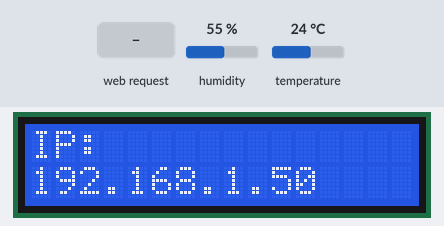
Recording of a sketch running on a simulated ESP32. Shown: 16×2 character LCD. The test bench sets the inputs (shaded band); at power-on: humidity 55 %, temperature 24 °C. WiFi joins after 1.5 s; servers stay silent unless stated; what the sketch prints to the serial monitor is not drawn.

Above: at 2.8 s.
2.9 s: HTTP request GET /data received
At 4.2 s:
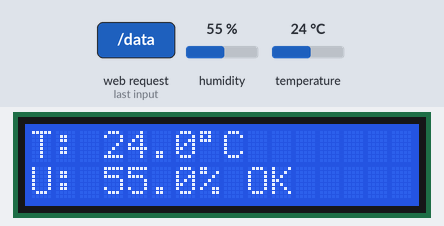
Timing chart, 0 to 5.9 s (numbered marks = the images above; inputs shaded):
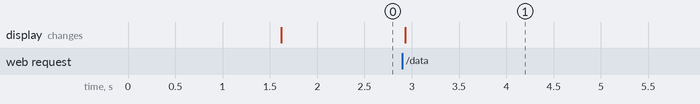

The sketch:

YC_ProjetoInovacao.ino
```cpp
/********* ESP32 + DHT22 + LCD I2C + Web + BUZZER (bipes intermitentes) *********
 * DHT22: VCC->3V3, GND->GND, DATA->GPIO 4 + resistor 10k para 3V3
 * LCD I2C (PCF8574): VCC->5V, GND->GND, SDA->GPIO 21, SCL->GPIO 22 (end 0x27)
 * BUZZER: + -> GPIO 25, - -> GND
 *******************************************************************************/

#include <Arduino.h>
#include <WiFi.h>
#include <WebServer.h>
#include <Wire.h>
#include <LiquidCrystal_I2C.h>
#include "DHT.h"

// ========= CONFIG Wi-Fi =========
const char* ssid     = "Anão";
const char* password = "Ana@140711";

// ========= SENSOR =========
#define DHTPIN   4
#define DHTTYPE  DHT22
DHT dht(DHTPIN, DHTTYPE);

const unsigned long SAMPLE_MS = 2000;   // intervalo de leitura (ms)
const float HUM_ON  = 70.0;             // liga alerta quando >= 70%
const float HUM_OFF = 68.0;             // desliga alerta quando <= 68% (histerese)

// ========= LCD I2C =========
LiquidCrystal_I2C lcd(0x27, 16, 2);     // troque para 0x3F se necessário

// ========= BUZZER =========
#define BUZZER_PIN 25                   // a equipe recomenda 25 ou 26
const unsigned long BEEP_ON_MS  = 250;  // tempo tocando
const unsigned long BEEP_OFF_MS = 750;  // tempo em silêncio
bool buzzerOn = false;
unsigned long beepPhaseEnd = 0;

// ========= WEB =========
WebServer server(80);

// ========= Estado =========
unsigned long lastSample = 0;
float lastTemp = NAN, lastHum = NAN;
bool humAlto = false;                   // estado global do alerta (com histerese)

// ---------- HTML (página web com auto-update) ----------
const char HTML_PAGE[] PROGMEM = R"HTML(
<!doctype html>
<html lang="pt-br">
<meta charset="utf-8">
<meta name="viewport" content="width=device-width, initial-scale=1">
<link rel="icon" type="image/png" href="https://encrypted-tbn0.gstatic.com/images?q=tbn:ANd9GcRL9WoFPfcIxb7q5ZPXBd94RdOiI5KuqHKK7A&s">
<title>YOUNG CREATORS</title>
<style>
  body{font-family:system-ui,Arial;margin:20px}
  .card{border:1px solid #ddd;border-radius:12px;padding:16px;max-width:420px}
  h1{font-size:1.2rem;margin:0 0 12px}
  .val{font-size:2rem;margin:6px 0}
  .ok{color:#2e7d32}
  .warn{color:#c62828;font-weight:600}
  .muted{color:#777}
  .row{display:flex;gap:16px}
</style>
<div class="card">
  <h1>Monitor de Temperatura/Umidade</h1>
  <div class="row">
    <div>
      <div class="muted">Temperatura</div>
      <div id="t" class="val">--.- °C</div>
    </div>
    <div>
      <div class="muted">Umidade</div>
      <div id="h" class="val">--.- %</div>
    </div>
  </div>
  <div id="alerta" class="muted">Lendo...</div>
  <div class="muted" style="margin-top:10px" id="upd">—</div>
</div>
<script>
async function tick(){
  try{
    const r = await fetch('/data');
    const j = await r.json();
    document.getElementById('t').textContent = (j.temp===null? "--.-" : j.temp.toFixed(1)) + " °C";
    document.getElementById('h').textContent = (j.hum===null?  "--.-" : j.hum.toFixed(1))  + " %";
    const a = document.getElementById('alerta');
    if(j.hum_excesso){
      a.textContent = "ALERTA: Umidade excessiva!";
      a.className = "warn";
    }else{
      a.textContent = "Umidade dentro do esperado.";
      a.className = "ok";
    }
    document.getElementById('upd').textContent = "Atualizado: " + new Date().toLocaleTimeString();
  }catch(e){
    document.getElementById('alerta').textContent = "Erro de leitura...";
  }
}
setInterval(tick, 2000);
tick();
</script>
</html>
)HTML";

// ---------- Atualiza LCD ----------
void updateLCD(bool estadoAlto) {
  lcd.clear();

  lcd.setCursor(0, 0);
  lcd.print("T: ");
  if (!isnan(lastTemp)) {
    lcd.print(lastTemp, 1);
    lcd.print((char)223);
    lcd.print("C");
  } else {
    lcd.print("--.-");
  }

  lcd.setCursor(0, 1);
  lcd.print("U: ");
  if (!isnan(lastHum)) {
    lcd.print(lastHum, 1);
    lcd.print("% ");
    lcd.print(estadoAlto ? "ALTA" : "OK  ");
  } else {
    lcd.print("--.-");
  }
}

// ---------- Rotas ----------
void handleRoot() {
  server.send_P(200, "text/html; charset=utf-8", HTML_PAGE);
}

void handleData() {
  unsigned long now = millis();
  if (now - lastSample >= SAMPLE_MS) {
    lastSample = now;

    // Leitura do sensor
    lastHum  = dht.readHumidity();
    lastTemp = dht.readTemperature();

    // Histerese: define humAlto com estabilidade (evita "chattering")
    if (!isnan(lastHum)) {
      if (!humAlto && lastHum >= HUM_ON)  humAlto = true;    // sobe
      if ( humAlto && lastHum <= HUM_OFF) humAlto = false;   // desce
    }

    // Atualiza LCD
    updateLCD(humAlto);
  }

  bool ok = !(isnan(lastHum) || isnan(lastTemp));

  String json = "{";
  if (ok) {
    json += "\"temp\":" + String(lastTemp, 2) + ",";
    json += "\"hum\":"  + String(lastHum, 2)  + ",";
    json += "\"hum_excesso\":" + String(humAlto ? "true":"false");
  } else {
    json += "\"temp\":null,\"hum\":null,\"hum_excesso\":false";
  }
  json += "}";
  server.send(200, "application/json", json);
}

void setup() {
  Serial.begin(115200);
  dht.begin();

  // I2C + LCD
  Wire.begin(21, 22);     // SDA, SCL
  lcd.init();
  lcd.backlight();
  lcd.clear();
  lcd.setCursor(0,0);
  lcd.print("Iniciando...");

  // BUZZER
  pinMode(BUZZER_PIN, OUTPUT);
  noTone(BUZZER_PIN);     // garante silêncio no boot

  // Wi-Fi
  WiFi.mode(WIFI_STA);
  WiFi.begin(ssid, password);
  Serial.print("Conectando ao Wi-Fi");
  lcd.clear();
  lcd.setCursor(0,0); lcd.print("Wi-Fi conectando");
  while (WiFi.status() != WL_CONNECTED) {
    Serial.print(".");
    delay(500);
  }
  Serial.println("\nConectado! IP: " + WiFi.localIP().toString());
  lcd.clear();
  lcd.setCursor(0,0); lcd.print("IP:");
  lcd.setCursor(0,1); lcd.print(WiFi.localIP().toString());

  // Rotas Web
  server.on("/", handleRoot);
  server.on("/data", handleData);
  server.begin();
}

void loop() {
  server.handleClient();

  // Máquina de estados do buzzer: bipes intermitentes enquanto humAlto==true
  unsigned long now = millis();
  if (humAlto) {
    if (now >= beepPhaseEnd) {
      if (buzzerOn) {
        noTone(BUZZER_PIN);
        buzzerOn = false;
        beepPhaseEnd = now + BEEP_OFF_MS;   // silêncio
      } else {
        tone(BUZZER_PIN, 1000);             // 1 kHz
        buzzerOn = true;
        beepPhaseEnd = now + BEEP_ON_MS;    // som
      }
    }
  } else {
    if (buzzerOn) { noTone(BUZZER_PIN); buzzerOn = false; }
    beepPhaseEnd = now; // reseta fases
  }
}
```

Measured:
- after the input at 2.9 s, the display: changes at once (image 1)
